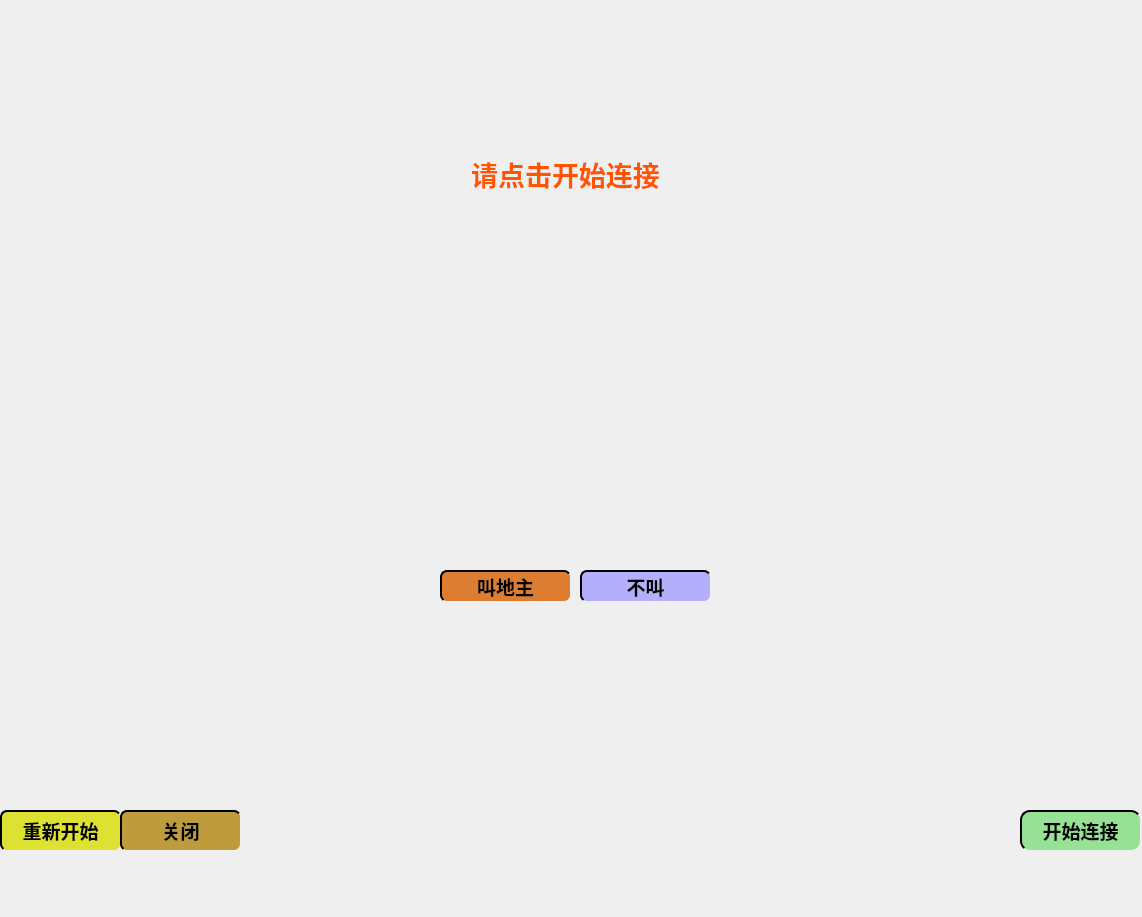
<?xml version="1.0" encoding="UTF-8"?>
<ui version="4.0">
 <class>clientWindow</class>
 <widget class="QMainWindow" name="clientWindow">
  <property name="geometry">
   <rect>
    <x>0</x>
    <y>0</y>
    <width>1142</width>
    <height>917</height>
   </rect>
  </property>
  <property name="windowTitle">
   <string>clientWindow</string>
  </property>
  <property name="styleSheet">
   <string notr="true">#clientWindow{
border-image: url(:/new/prefix1/pics/background.png);

}
QScrollBar{width:0;height:0}</string>
  </property>
  <widget class="QWidget" name="centralWidget">
   <property name="styleSheet">
    <string notr="true">#centralWidget {
background-color: rgba(200,200,200,0);
}
QTextBrowser{
background:transparent;border-width:0;border-style:outset;
}</string>
   </property>
   <widget class="QPushButton" name="connectButton">
    <property name="geometry">
     <rect>
      <x>1020</x>
      <y>810</y>
      <width>121</width>
      <height>41</height>
     </rect>
    </property>
    <property name="font">
     <font>
      <family>Agency FB</family>
      <pointsize>14</pointsize>
      <weight>75</weight>
      <italic>false</italic>
      <bold>true</bold>
     </font>
    </property>
    <property name="styleSheet">
     <string notr="true">border-radius:10px;
background-color:rgb(150,225,150);
border-style:outset;
border-width:2px;
font:bold ;</string>
    </property>
    <property name="text">
     <string>开始连接</string>
    </property>
   </widget>
   <widget class="QTextBrowser" name="textBrowser_0">
    <property name="geometry">
     <rect>
      <x>460</x>
      <y>820</y>
      <width>121</width>
      <height>41</height>
     </rect>
    </property>
    <property name="styleSheet">
     <string notr="true"/>
    </property>
    <property name="html">
     <string>&lt;!DOCTYPE HTML PUBLIC &quot;-//W3C//DTD HTML 4.0//EN&quot; &quot;http://www.w3.org/TR/REC-html40/strict.dtd&quot;&gt;
&lt;html&gt;&lt;head&gt;&lt;meta name=&quot;qrichtext&quot; content=&quot;1&quot; /&gt;&lt;style type=&quot;text/css&quot;&gt;
p, li { white-space: pre-wrap; }
&lt;/style&gt;&lt;/head&gt;&lt;body style=&quot; font-family:'SimSun'; font-size:9pt; font-weight:400; font-style:normal;&quot;&gt;
&lt;p align=&quot;center&quot; style=&quot; margin-top:0px; margin-bottom:0px; margin-left:0px; margin-right:0px; -qt-block-indent:0; text-indent:0px;&quot;&gt;&lt;span style=&quot; font-size:16pt; font-weight:600; color:#55ff00;&quot;&gt; &lt;/span&gt;&lt;/p&gt;&lt;/body&gt;&lt;/html&gt;</string>
    </property>
   </widget>
   <widget class="QTextBrowser" name="textBrowser_1">
    <property name="geometry">
     <rect>
      <x>920</x>
      <y>140</y>
      <width>111</width>
      <height>41</height>
     </rect>
    </property>
    <property name="styleSheet">
     <string notr="true"/>
    </property>
    <property name="html">
     <string>&lt;!DOCTYPE HTML PUBLIC &quot;-//W3C//DTD HTML 4.0//EN&quot; &quot;http://www.w3.org/TR/REC-html40/strict.dtd&quot;&gt;
&lt;html&gt;&lt;head&gt;&lt;meta name=&quot;qrichtext&quot; content=&quot;1&quot; /&gt;&lt;style type=&quot;text/css&quot;&gt;
p, li { white-space: pre-wrap; }
&lt;/style&gt;&lt;/head&gt;&lt;body style=&quot; font-family:'SimSun'; font-size:9pt; font-weight:400; font-style:normal;&quot;&gt;
&lt;p align=&quot;center&quot; style=&quot; margin-top:0px; margin-bottom:0px; margin-left:0px; margin-right:0px; -qt-block-indent:0; text-indent:0px;&quot;&gt;&lt;span style=&quot; font-size:16pt; color:#ffaa00;&quot;&gt; &lt;/span&gt;&lt;/p&gt;&lt;/body&gt;&lt;/html&gt;</string>
    </property>
   </widget>
   <widget class="QTextBrowser" name="textBrowser_2">
    <property name="geometry">
     <rect>
      <x>130</x>
      <y>140</y>
      <width>111</width>
      <height>41</height>
     </rect>
    </property>
    <property name="styleSheet">
     <string notr="true"/>
    </property>
    <property name="html">
     <string>&lt;!DOCTYPE HTML PUBLIC &quot;-//W3C//DTD HTML 4.0//EN&quot; &quot;http://www.w3.org/TR/REC-html40/strict.dtd&quot;&gt;
&lt;html&gt;&lt;head&gt;&lt;meta name=&quot;qrichtext&quot; content=&quot;1&quot; /&gt;&lt;style type=&quot;text/css&quot;&gt;
p, li { white-space: pre-wrap; }
&lt;/style&gt;&lt;/head&gt;&lt;body style=&quot; font-family:'SimSun'; font-size:9pt; font-weight:400; font-style:normal;&quot;&gt;
&lt;p align=&quot;center&quot; style=&quot; margin-top:0px; margin-bottom:0px; margin-left:0px; margin-right:0px; -qt-block-indent:0; text-indent:0px;&quot;&gt;&lt;span style=&quot; font-size:16pt; font-weight:600; color:#55ff00;&quot;&gt; &lt;/span&gt;&lt;/p&gt;&lt;/body&gt;&lt;/html&gt;</string>
    </property>
   </widget>
   <widget class="QTextBrowser" name="InfotextBrowser">
    <property name="geometry">
     <rect>
      <x>380</x>
      <y>150</y>
      <width>371</width>
      <height>111</height>
     </rect>
    </property>
    <property name="styleSheet">
     <string notr="true"/>
    </property>
    <property name="html">
     <string>&lt;!DOCTYPE HTML PUBLIC &quot;-//W3C//DTD HTML 4.0//EN&quot; &quot;http://www.w3.org/TR/REC-html40/strict.dtd&quot;&gt;
&lt;html&gt;&lt;head&gt;&lt;meta name=&quot;qrichtext&quot; content=&quot;1&quot; /&gt;&lt;style type=&quot;text/css&quot;&gt;
p, li { white-space: pre-wrap; }
&lt;/style&gt;&lt;/head&gt;&lt;body style=&quot; font-family:'SimSun'; font-size:9pt; font-weight:400; font-style:normal;&quot;&gt;
&lt;p align=&quot;center&quot; style=&quot; margin-top:0px; margin-bottom:0px; margin-left:0px; margin-right:0px; -qt-block-indent:0; text-indent:0px;&quot;&gt;&lt;span style=&quot; font-size:20pt; font-weight:600; color:#ff5500;&quot;&gt;请点击开始连接&lt;/span&gt;&lt;/p&gt;&lt;/body&gt;&lt;/html&gt;</string>
    </property>
   </widget>
   <widget class="QTextBrowser" name="cnt_text_1">
    <property name="geometry">
     <rect>
      <x>1040</x>
      <y>80</y>
      <width>101</width>
      <height>51</height>
     </rect>
    </property>
    <property name="html">
     <string>&lt;!DOCTYPE HTML PUBLIC &quot;-//W3C//DTD HTML 4.0//EN&quot; &quot;http://www.w3.org/TR/REC-html40/strict.dtd&quot;&gt;
&lt;html&gt;&lt;head&gt;&lt;meta name=&quot;qrichtext&quot; content=&quot;1&quot; /&gt;&lt;style type=&quot;text/css&quot;&gt;
p, li { white-space: pre-wrap; }
&lt;/style&gt;&lt;/head&gt;&lt;body style=&quot; font-family:'SimSun'; font-size:9pt; font-weight:400; font-style:normal;&quot;&gt;
&lt;p align=&quot;center&quot; style=&quot; margin-top:0px; margin-bottom:0px; margin-left:0px; margin-right:0px; -qt-block-indent:0; text-indent:0px;&quot;&gt;&lt;span style=&quot; font-size:16pt; color:#aaff7f;&quot;&gt; &lt;/span&gt;&lt;/p&gt;&lt;/body&gt;&lt;/html&gt;</string>
    </property>
   </widget>
   <widget class="QTextBrowser" name="cnt_text_2">
    <property name="geometry">
     <rect>
      <x>20</x>
      <y>80</y>
      <width>101</width>
      <height>51</height>
     </rect>
    </property>
    <property name="html">
     <string>&lt;!DOCTYPE HTML PUBLIC &quot;-//W3C//DTD HTML 4.0//EN&quot; &quot;http://www.w3.org/TR/REC-html40/strict.dtd&quot;&gt;
&lt;html&gt;&lt;head&gt;&lt;meta name=&quot;qrichtext&quot; content=&quot;1&quot; /&gt;&lt;style type=&quot;text/css&quot;&gt;
p, li { white-space: pre-wrap; }
&lt;/style&gt;&lt;/head&gt;&lt;body style=&quot; font-family:'SimSun'; font-size:9pt; font-weight:400; font-style:normal;&quot;&gt;
&lt;p align=&quot;center&quot; style=&quot; margin-top:0px; margin-bottom:0px; margin-left:0px; margin-right:0px; -qt-block-indent:0; text-indent:0px;&quot;&gt;&lt;span style=&quot; font-size:16pt; color:#aaff7f;&quot;&gt; &lt;/span&gt;&lt;/p&gt;&lt;/body&gt;&lt;/html&gt;</string>
    </property>
   </widget>
   <widget class="QTextBrowser" name="Idtext_2">
    <property name="geometry">
     <rect>
      <x>20</x>
      <y>140</y>
      <width>111</width>
      <height>41</height>
     </rect>
    </property>
    <property name="styleSheet">
     <string notr="true">QTextBrowser {
background-color: rgb(200,200,200,0);
}</string>
    </property>
    <property name="html">
     <string>&lt;!DOCTYPE HTML PUBLIC &quot;-//W3C//DTD HTML 4.0//EN&quot; &quot;http://www.w3.org/TR/REC-html40/strict.dtd&quot;&gt;
&lt;html&gt;&lt;head&gt;&lt;meta name=&quot;qrichtext&quot; content=&quot;1&quot; /&gt;&lt;style type=&quot;text/css&quot;&gt;
p, li { white-space: pre-wrap; }
&lt;/style&gt;&lt;/head&gt;&lt;body style=&quot; font-family:'SimSun'; font-size:9pt; font-weight:400; font-style:normal;&quot;&gt;
&lt;p align=&quot;center&quot; style=&quot; margin-top:0px; margin-bottom:0px; margin-left:0px; margin-right:0px; -qt-block-indent:0; text-indent:0px;&quot;&gt;&lt;span style=&quot; font-size:16pt; font-weight:600; color:#55ff00;&quot;&gt; &lt;/span&gt;&lt;/p&gt;&lt;/body&gt;&lt;/html&gt;</string>
    </property>
   </widget>
   <widget class="QTextBrowser" name="Idtext_1">
    <property name="geometry">
     <rect>
      <x>1030</x>
      <y>140</y>
      <width>111</width>
      <height>41</height>
     </rect>
    </property>
    <property name="styleSheet">
     <string notr="true">QTextBrowser {
background-color: rgb(200,200,200,0);
}</string>
    </property>
    <property name="html">
     <string>&lt;!DOCTYPE HTML PUBLIC &quot;-//W3C//DTD HTML 4.0//EN&quot; &quot;http://www.w3.org/TR/REC-html40/strict.dtd&quot;&gt;
&lt;html&gt;&lt;head&gt;&lt;meta name=&quot;qrichtext&quot; content=&quot;1&quot; /&gt;&lt;style type=&quot;text/css&quot;&gt;
p, li { white-space: pre-wrap; }
&lt;/style&gt;&lt;/head&gt;&lt;body style=&quot; font-family:'SimSun'; font-size:9pt; font-weight:400; font-style:normal;&quot;&gt;
&lt;p align=&quot;center&quot; style=&quot; margin-top:0px; margin-bottom:0px; margin-left:0px; margin-right:0px; -qt-block-indent:0; text-indent:0px;&quot;&gt;&lt;span style=&quot; font-size:16pt; font-weight:600; color:#55ff00;&quot;&gt; &lt;/span&gt;&lt;/p&gt;&lt;/body&gt;&lt;/html&gt;</string>
    </property>
   </widget>
   <widget class="QTextBrowser" name="Idtext_0">
    <property name="geometry">
     <rect>
      <x>580</x>
      <y>820</y>
      <width>111</width>
      <height>41</height>
     </rect>
    </property>
    <property name="styleSheet">
     <string notr="true">QTextBrowser {
background-color: rgb(200,200,200,0);
}</string>
    </property>
    <property name="html">
     <string>&lt;!DOCTYPE HTML PUBLIC &quot;-//W3C//DTD HTML 4.0//EN&quot; &quot;http://www.w3.org/TR/REC-html40/strict.dtd&quot;&gt;
&lt;html&gt;&lt;head&gt;&lt;meta name=&quot;qrichtext&quot; content=&quot;1&quot; /&gt;&lt;style type=&quot;text/css&quot;&gt;
p, li { white-space: pre-wrap; }
&lt;/style&gt;&lt;/head&gt;&lt;body style=&quot; font-family:'SimSun'; font-size:9pt; font-weight:400; font-style:normal;&quot;&gt;
&lt;p align=&quot;center&quot; style=&quot; margin-top:0px; margin-bottom:0px; margin-left:0px; margin-right:0px; -qt-block-indent:0; text-indent:0px;&quot;&gt;&lt;span style=&quot; font-size:16pt; font-weight:600; color:#55ff00;&quot;&gt; &lt;/span&gt;&lt;/p&gt;&lt;/body&gt;&lt;/html&gt;</string>
    </property>
   </widget>
   <widget class="QPushButton" name="RestartButton">
    <property name="geometry">
     <rect>
      <x>0</x>
      <y>810</y>
      <width>121</width>
      <height>41</height>
     </rect>
    </property>
    <property name="font">
     <font>
      <family>Agency FB</family>
      <pointsize>14</pointsize>
      <weight>75</weight>
      <italic>false</italic>
      <bold>true</bold>
     </font>
    </property>
    <property name="styleSheet">
     <string notr="true">border-radius:7px;
background-color:rgb(220,225,50);
border-style:outset;
border-width:2px;
font:bold ;</string>
    </property>
    <property name="text">
     <string>重新开始</string>
    </property>
   </widget>
   <widget class="QPushButton" name="QuitButton">
    <property name="geometry">
     <rect>
      <x>120</x>
      <y>810</y>
      <width>121</width>
      <height>41</height>
     </rect>
    </property>
    <property name="font">
     <font>
      <family>Agency FB</family>
      <pointsize>14</pointsize>
      <weight>75</weight>
      <italic>false</italic>
      <bold>true</bold>
     </font>
    </property>
    <property name="styleSheet">
     <string notr="true">border-radius:7px;
background-color:rgb(190,155,60);
border-style:outset;
border-width:2px;
font:bold ;</string>
    </property>
    <property name="text">
     <string>关闭</string>
    </property>
   </widget>
   <widget class="QPushButton" name="NoButton">
    <property name="geometry">
     <rect>
      <x>580</x>
      <y>570</y>
      <width>131</width>
      <height>32</height>
     </rect>
    </property>
    <property name="font">
     <font>
      <family>Agency FB</family>
      <pointsize>14</pointsize>
      <weight>75</weight>
      <italic>false</italic>
      <bold>true</bold>
     </font>
    </property>
    <property name="styleSheet">
     <string notr="true">border-radius:7px;
background-color:rgb(180,175,250);
border-style:outset;
border-width:2px;
font:bold ;</string>
    </property>
    <property name="text">
     <string>不叫</string>
    </property>
   </widget>
   <widget class="QPushButton" name="YesButton">
    <property name="geometry">
     <rect>
      <x>440</x>
      <y>570</y>
      <width>131</width>
      <height>32</height>
     </rect>
    </property>
    <property name="font">
     <font>
      <family>Agency FB</family>
      <pointsize>14</pointsize>
      <weight>75</weight>
      <italic>false</italic>
      <bold>true</bold>
     </font>
    </property>
    <property name="styleSheet">
     <string notr="true">border-radius:7px;
background-color:rgb(220,125,50);
border-style:outset;
border-width:2px;
font:bold ;</string>
    </property>
    <property name="text">
     <string>叫地主</string>
    </property>
   </widget>
  </widget>
  <widget class="QMenuBar" name="menuBar">
   <property name="geometry">
    <rect>
     <x>0</x>
     <y>0</y>
     <width>1142</width>
     <height>29</height>
    </rect>
   </property>
  </widget>
 </widget>
 <layoutdefault spacing="6" margin="11"/>
 <resources/>
 <connections/>
</ui>
